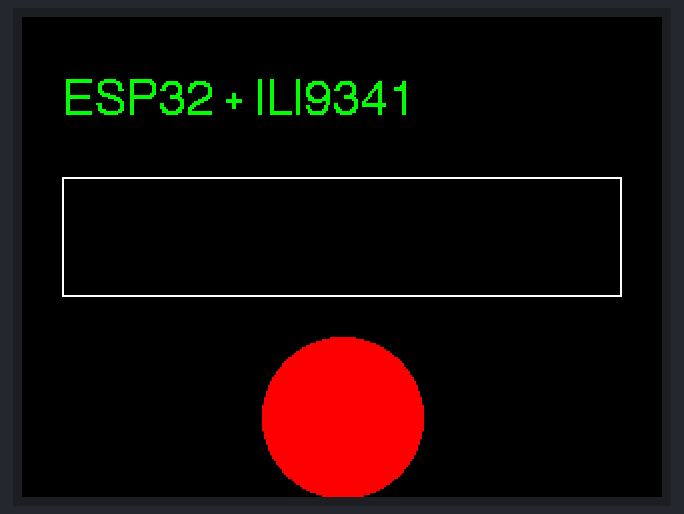
Bench run of a sketch on a simulated ESP32. On the bench: 320×240 colour display.

Above: at 0.3 s.

The sketch:

example.ino
```cpp
// Uses the TFT_eSPI library on an ESP32 to initialize the ILI9341, set rotation, draw text, and render simple shapes (rectangle and filled circle).
//
// Buy this module: https://shillehtek.com/products/2-8-spi-tft-lcd-touch-screen-module-240x320-ili9341-for-arduino
// Full manual: https://shillehtek.com/blogs/shillehtek-product-manuals/2-8-spi-tft-lcd-touch-screen-module-240x320-ili9341-for-arduino-manual
// More examples: https://github.com/shillehbean/shillehtek-examples
//

// Install "TFT_eSPI" library and configure User_Setup.h
// for ILI9341 + your ESP32 SPI pins.

#include <TFT_eSPI.h>

TFT_eSPI tft = TFT_eSPI();

void setup() {
  tft.init();
  tft.setRotation(1);
  tft.fillScreen(TFT_BLACK);

  tft.setTextFont(4);
  tft.setTextColor(TFT_GREEN, TFT_BLACK);
  tft.drawString("ESP32 + ILI9341", 20, 30);

  // Some shapes
  tft.drawRect(20, 80, 280, 60, TFT_WHITE);
  tft.fillCircle(160, 200, 40, TFT_RED);
}

void loop() {}
```
